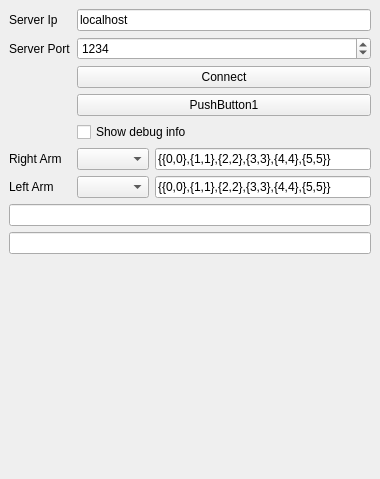
<?xml version="1.0" encoding="UTF-8"?>
<ui version="4.0">
 <class>SamplePlugin</class>
 <widget class="QDockWidget" name="SamplePlugin">
  <property name="geometry">
   <rect>
    <x>0</x>
    <y>0</y>
    <width>380</width>
    <height>479</height>
   </rect>
  </property>
  <property name="windowTitle">
   <string>DockWidget</string>
  </property>
  <widget class="QWidget" name="dockWidgetContents">
   <layout class="QVBoxLayout" name="verticalLayout_2">
    <item>
     <layout class="QGridLayout" name="gridLayout">
      <item row="0" column="1">
       <widget class="QLineEdit" name="_serverIpLine">
        <property name="text">
         <string>localhost</string>
        </property>
       </widget>
      </item>
      <item row="2" column="1">
       <widget class="QPushButton" name="_connectBtn">
        <property name="text">
         <string>Connect</string>
        </property>
       </widget>
      </item>
      <item row="4" column="1">
       <widget class="QCheckBox" name="_showDebugBox">
        <property name="text">
         <string>Show debug info</string>
        </property>
       </widget>
      </item>
      <item row="0" column="0">
       <widget class="QLabel" name="label">
        <property name="text">
         <string>Server Ip</string>
        </property>
       </widget>
      </item>
      <item row="1" column="0">
       <widget class="QLabel" name="label_2">
        <property name="text">
         <string>Server Port</string>
        </property>
       </widget>
      </item>
      <item row="1" column="1">
       <widget class="QSpinBox" name="_portSpin">
        <property name="maximum">
         <number>9999</number>
        </property>
        <property name="value">
         <number>1234</number>
        </property>
       </widget>
      </item>
      <item row="3" column="1">
       <widget class="QPushButton" name="_btn1">
        <property name="text">
         <string>PushButton1</string>
        </property>
       </widget>
      </item>
      <item row="5" column="1">
       <layout class="QHBoxLayout" name="horizontalLayout">
        <item>
         <widget class="QComboBox" name="comboBox"/>
        </item>
        <item>
         <widget class="QLineEdit" name="lineEdit">
          <property name="text">
           <string>{{0,0},{1,1},{2,2},{3,3},{4,4},{5,5}}</string>
          </property>
         </widget>
        </item>
       </layout>
      </item>
      <item row="5" column="0">
       <widget class="QLabel" name="label_3">
        <property name="text">
         <string>Right Arm</string>
        </property>
       </widget>
      </item>
      <item row="6" column="0">
       <widget class="QLabel" name="label_4">
        <property name="text">
         <string>Left Arm</string>
        </property>
       </widget>
      </item>
      <item row="6" column="1">
       <layout class="QHBoxLayout" name="horizontalLayout_2">
        <item>
         <widget class="QComboBox" name="comboBox_3"/>
        </item>
        <item>
         <widget class="QLineEdit" name="lineEdit_2">
          <property name="text">
           <string>{{0,0},{1,1},{2,2},{3,3},{4,4},{5,5}}</string>
          </property>
         </widget>
        </item>
       </layout>
      </item>
     </layout>
    </item>
    <item>
     <widget class="QLineEdit" name="_anglesLine"/>
    </item>
    <item>
     <widget class="QLineEdit" name="_rightAngleLine"/>
    </item>
    <item>
     <spacer name="verticalSpacer">
      <property name="orientation">
       <enum>Qt::Vertical</enum>
      </property>
      <property name="sizeHint" stdset="0">
       <size>
        <width>20</width>
        <height>40</height>
       </size>
      </property>
     </spacer>
    </item>
   </layout>
  </widget>
 </widget>
 <resources/>
 <connections/>
</ui>
